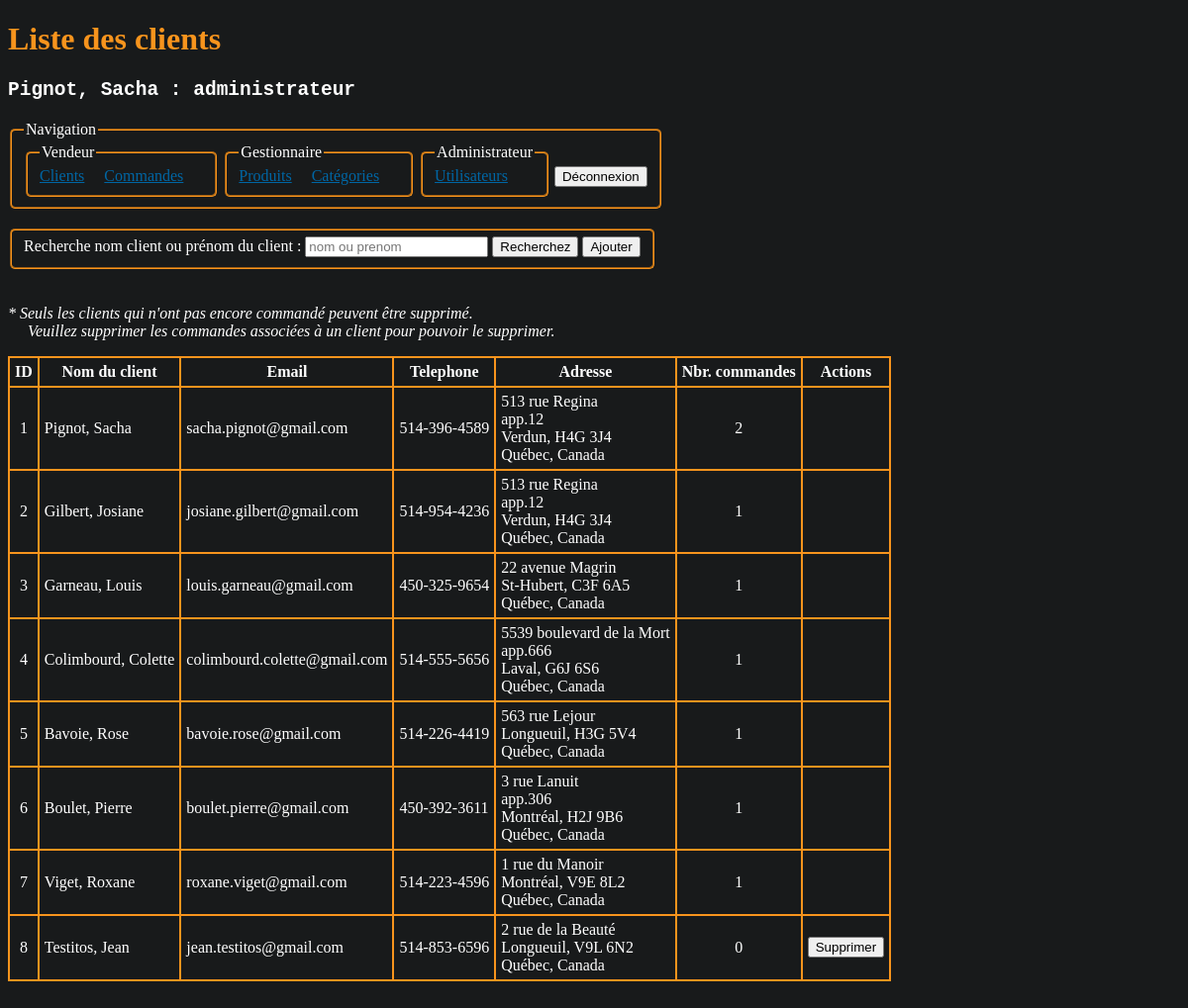
Screenshot of /clients/index.php (signed in) with the database file from the repository.
### tables this page shows
CREATE TABLE IF NOT EXISTS `clients` (
  `client_id` INT NOT NULL AUTO_INCREMENT,
  `client_nom` VARCHAR(255) NOT NULL,
  `client_prenom` VARCHAR(255) NOT NULL,
  `client_email` VARCHAR(255) NOT NULL,
  `client_telephone` VARCHAR(255) NOT NULL,
  `client_adresse` VARCHAR(255) NOT NULL,
  `client_adresse2` VARCHAR(255) NULL,
  `client_ville` VARCHAR(255) NOT NULL,
  `client_cp` VARCHAR(255) NOT NULL,
  PRIMARY KEY (`client_id`),
  UNIQUE INDEX `client_email_UNIQUE` (`client_email` ASC));

### inc/sql.php (called while the page is built, shortened)
    <?php
function ListerClients($conn, $recherche = "")
{
    $req = "SELECT CL.*, COUNT(CO.commande_id) AS 'nbr_commandes'
    FROM clients AS CL
    LEFT JOIN
        commandes AS CO ON CL.client_id = CO.fk_client_id
    WHERE (CL.client_nom LIKE ?) OR (CL.client_prenom LIKE ?)
    GROUP BY
        CL.client_id";
    $stmt = mysqli_prepare($conn, $req);
    $recherche = "%" . trim($recherche) . "%";
    mysqli_stmt_bind_param($stmt, "ss", $recherche, $recherche);
    if (mysqli_stmt_execute($stmt)) {
        $result = mysqli_stmt_get_result($stmt);
        $nbResult = mysqli_num_rows($result);
        $liste = array();
        if ($nbResult) {
            mysqli_data_seek($result, 0);
            while ($row = mysqli_fetch_array($result, MYSQLI_ASSOC)) {
                $liste[] = $row;
            }
        }
        return $liste;
    } else {
        errSQL($conn);
        exit;
    }
}
            mysqli_rollback($conn); ?>

### clients/index.php (the view, shortened to what this page needs)
<?php
require_once("../inc/sql.php");
$recherche = isset($_POST['recherche']) ? trim($_POST['recherche']) : "";
$liste = ListerClients($conn, $recherche);
?>
<!DOCTYPE html>
<html lang="fr">
<head>
    <link rel="stylesheet" href="../assets/css/style.css">
</head>
<body>
    <h1>Liste des clients</h1>
    <h2>
        <pre><?= $_SESSION['utilisateur']["utilisateur_nom"] . ", " . $_SESSION['utilisateur']["utilisateur_prenom"] . " : " . $_SESSION['utilisateur']["utilisateur_type"] ?></pre>
    </h2>
    <?php include("../menu.php"); ?>
    <form id="recherche" action="" method="post">
        <fieldset>
            <label>Recherche nom client ou prénom du client : </label>
            <input type="text" name="recherche" value="<?= $recherche ?>" placeholder="nom ou prenom">
            <input type="submit" value="Recherchez">
            <button class="ajout"><a href="ajout.php">Ajouter</a></button>
        </fieldset>
    </form>
    <p><i>* Seuls les clients qui n'ont pas encore commandé peuvent être supprimé.<br><span class="margin_left">Veuillez supprimer les commandes associées à un client pour pouvoir le supprimer.</span></i></p>
    <table>
        <tr>
            <th>ID</th>
            <th>Nom du client</th>
            <th>Email</th>
            <th>Telephone</th>
            <th>Adresse</th>
            <th>Nbr. commandes</th>
            <th>Actions</th>
        </tr>
        <?php foreach ($liste as $row) :
        ?>
            <tr>
                <td class="txtcenter"><?= $row["client_id"] ?></td>
                <td><?= $row["client_nom"] . ", " . $row["client_prenom"] ?></td>
                <td><?= $row["client_email"] ?></td>
                <td><?= $row["client_telephone"] ?></td>
                <td><?php echo $row["client_adresse"];
                    echo isset($row["client_adresse2"]) ? "<br>" . $row["client_adresse2"] : "";
                    echo "<br>" . $row["client_ville"] . ", " . $row["client_cp"] .
                        "<br>Québec, Canada" ?></td>
                <td class="txtcenter"><?= $row["nbr_commandes"] ?></td>
                <td><?php if ($row["nbr_commandes"] == 0) : ?>
                        <form action="" method="post">
                            <input type="submit" value="Supprimer">
                        </form>
                    <?php endif; ?>
                </td>
            </tr>
        <?php endforeach; ?>
    </table>
</body>
</html>

### assets/css/style.css (style rules this page uses)
body { background-color: #181a1b; color: white; padding-bottom: 200px; }
h1 { color: #F7941D; }
a { color: #0066a4; }
button a { text-decoration: none; color: black; }
fieldset { display: inline; border-radius: 5px; border-color: #F7941D ; margin-bottom: 20px; }
table { border-collapse: collapse; }
table,th, td { border: 2px solid #F7941D; }
th, td { padding: 5px; }
.txtcenter { text-align: center; }
.margin_left { margin-left: 20px; }

### rows the page displays
clients: client_id "1", client_nom "Pignot", client_prenom "Sacha", client_email "sacha.pignot@gmail.com", client_telephone "514-396-4589", client_adresse "513 rue Regina", client_adresse2 "app.12", client_ville "Verdun", client_cp "H4G 3J4", nbr_commandes "2"
clients: client_id "2", client_nom "Gilbert", client_prenom "Josiane", client_email "josiane.gilbert@gmail.com", client_telephone "514-954-4236", client_adresse "513 rue Regina", client_adresse2 "app.12", client_ville "Verdun", client_cp "H4G 3J4", nbr_commandes "1"
clients: client_id "3", client_nom "Garneau", client_prenom "Louis", client_email "louis.garneau@gmail.com", client_telephone "450-325-9654", client_adresse "22 avenue Magrin", client_ville "St-Hubert", client_cp "C3F 6A5", nbr_commandes "1"
clients: client_id "4", client_nom "Colimbourd", client_prenom "Colette", client_email "colimbourd.colette@gmail.com", client_telephone "514-555-5656", client_adresse "5539 boulevard de la Mort", client_adresse2 "app.666", client_ville "Laval", client_cp "G6J 6S6", nbr_commandes "1"
clients: client_id "5", client_nom "Bavoie", client_prenom "Rose", client_email "bavoie.rose@gmail.com", client_telephone "514-226-4419", client_adresse "563 rue Lejour", client_ville "Longueuil", client_cp "H3G 5V4", nbr_commandes "1"
clients: client_id "6", client_nom "Boulet", client_prenom "Pierre", client_email "boulet.pierre@gmail.com", client_telephone "450-392-3611", client_adresse "3 rue Lanuit", client_adresse2 "app.306", client_ville "Montréal", client_cp "H2J 9B6", nbr_commandes "1"
clients: client_id "7", client_nom "Viget", client_prenom "Roxane", client_email "roxane.viget@gmail.com", client_telephone "514-223-4596", client_adresse "1 rue du Manoir", client_ville "Montréal", client_cp "V9E 8L2", nbr_commandes "1"
clients: client_id "8", client_nom "Testitos", client_prenom "Jean", client_email "jean.testitos@gmail.com", client_telephone "514-853-6596", client_adresse "2 rue de la Beauté", client_ville "Longueuil", client_cp "V9L 6N2", nbr_commandes "0"

### other values shown
$_SESSION['utilisateur']["utilisateur_nom"] "Pignot"
$_SESSION['utilisateur']["utilisateur_prenom"] "Sacha"
$_SESSION['utilisateur']["utilisateur_type"] "administrateur"
